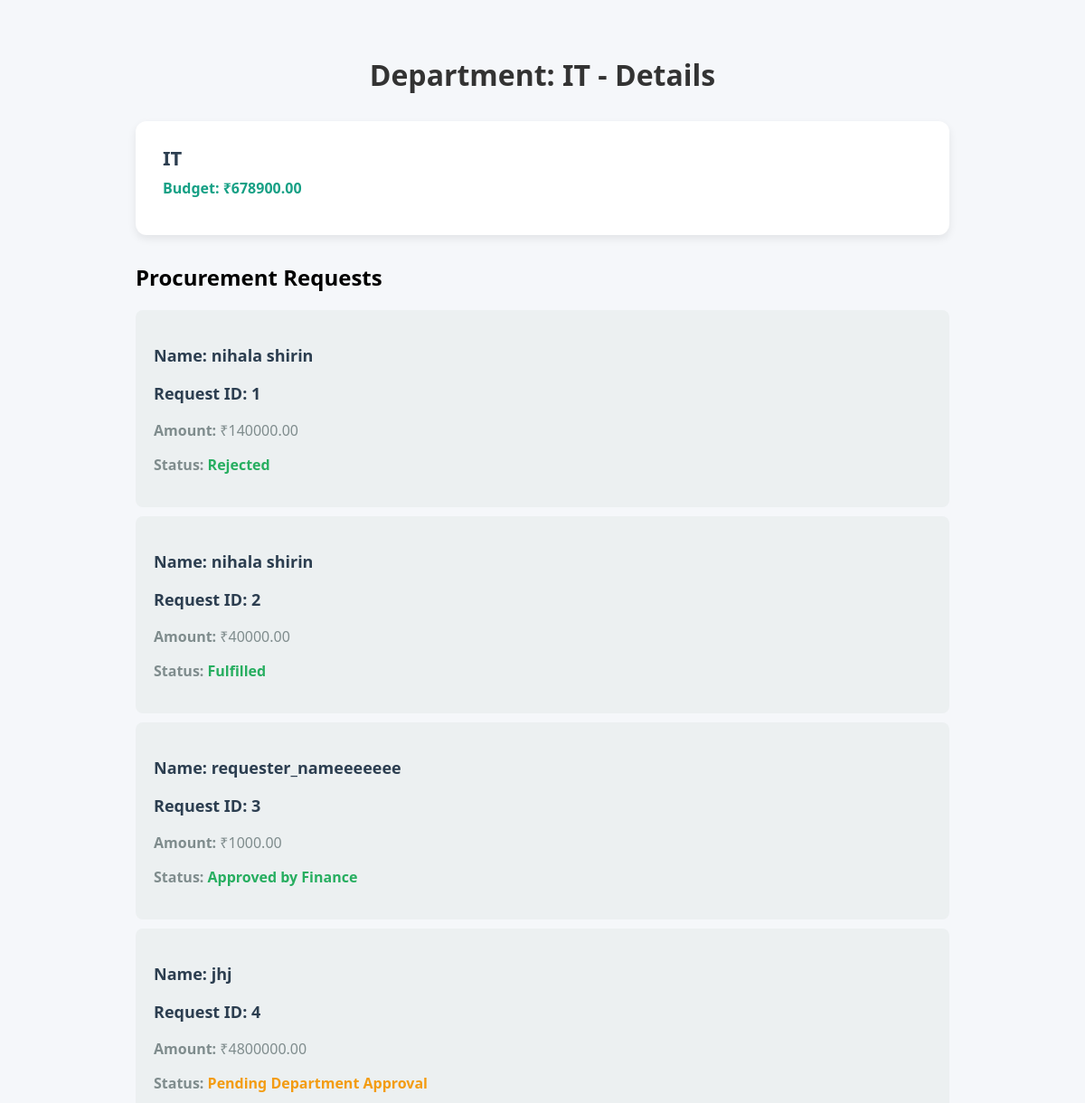
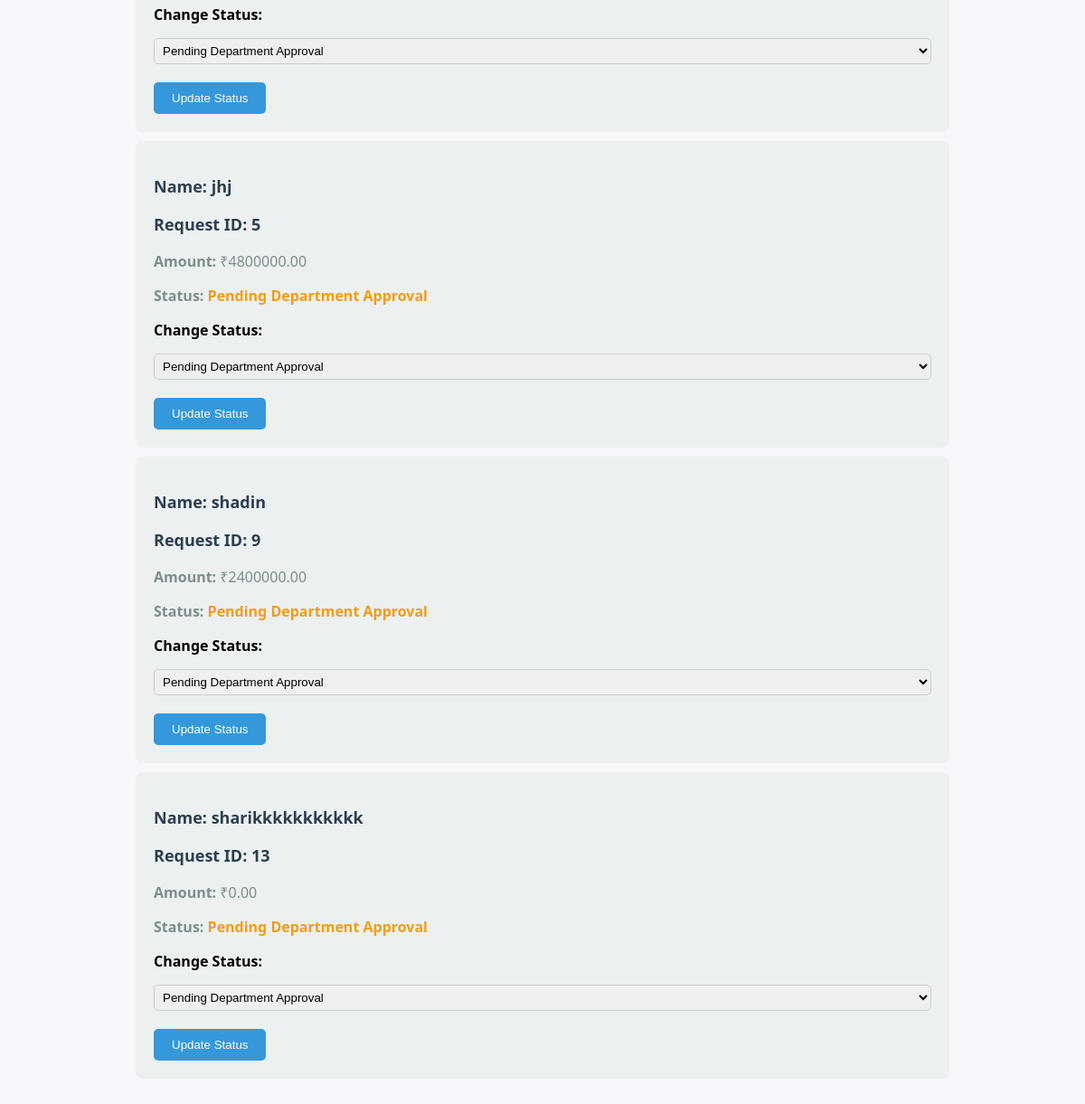
The page /department_details/2/ on the database as committed earlier (2 pictures, top to bottom).
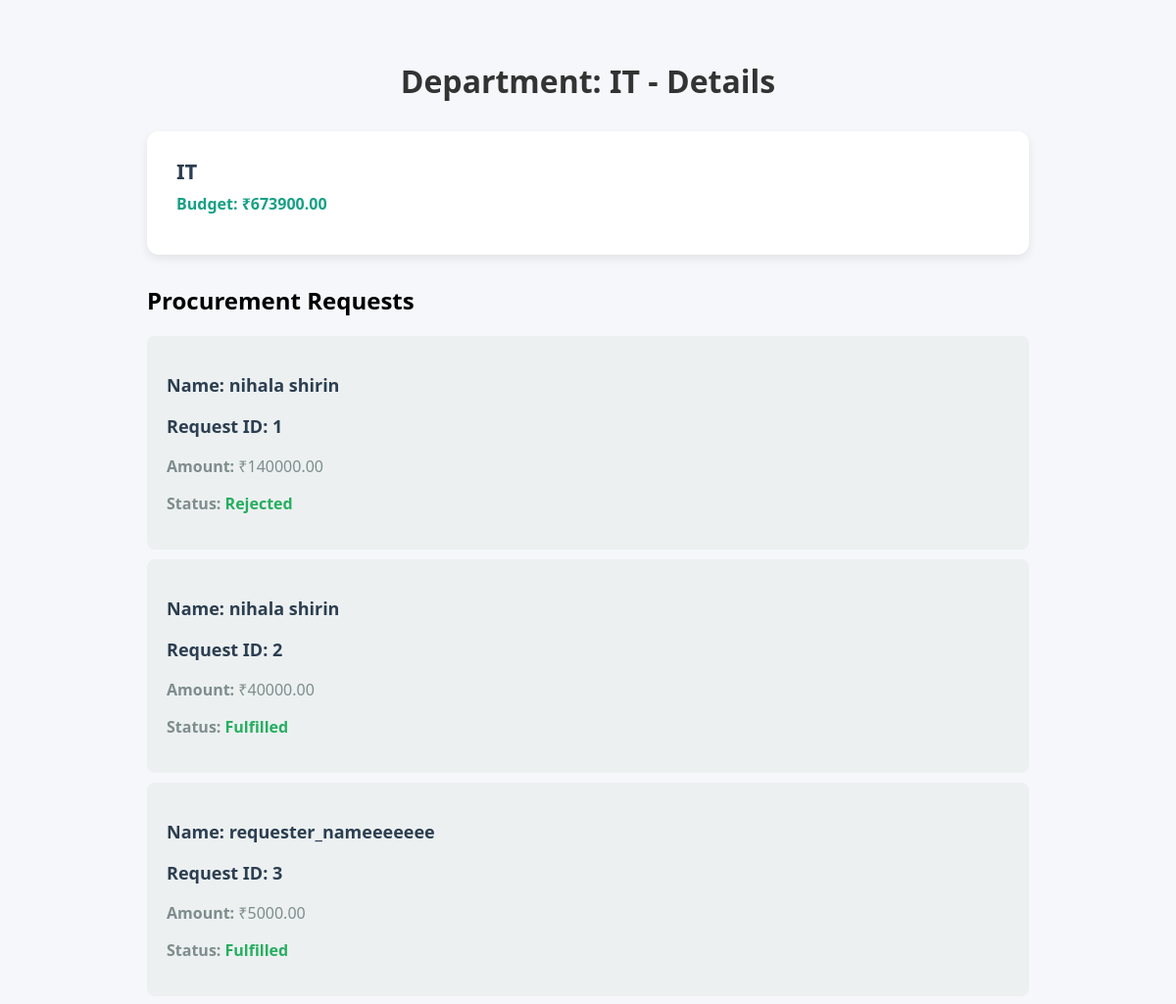
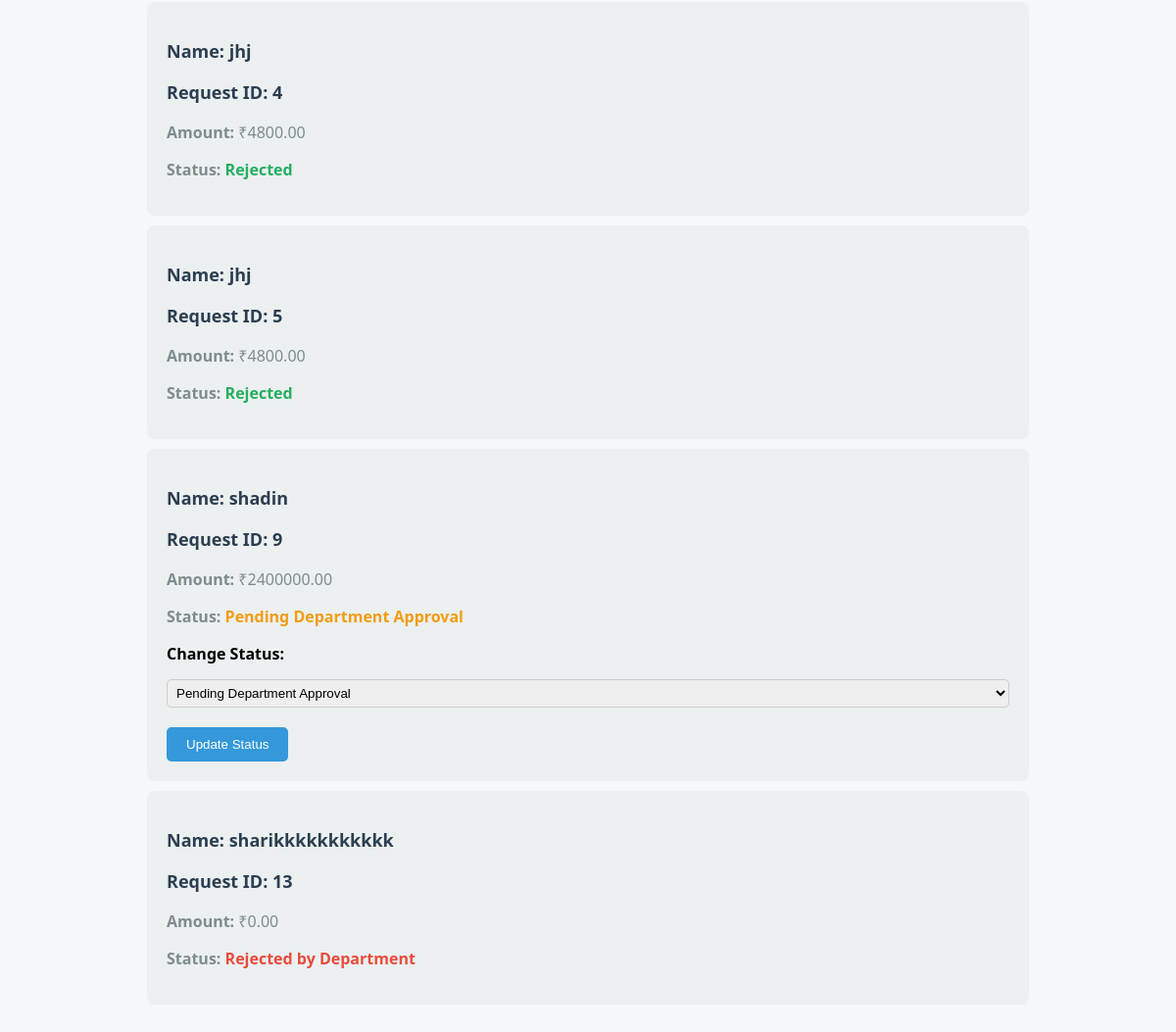
The same page on the database as committed later (2 pictures, top to bottom).
### core/models.py (models this page shows, shortened)
class Department(models.Model):
    name = models.CharField(max_length=100)
    budget = models.DecimalField(max_digits=12, decimal_places=2)

class ProcurementRequest(models.Model):
    requester = models.CharField(max_length=100)
    department = models.ForeignKey(Department, on_delete=models.CASCADE)
    category = models.CharField(max_length=50, choices=CATEGORY_CHOICES)
    it_equipment = models.ForeignKey(ITEquipmentDetails, on_delete=models.SET_NULL, null=True, blank=True)
    office_supply = models.ForeignKey(OfficeSupplyDetails, on_delete=models.SET_NULL, null=True, blank=True)
    quantity = models.IntegerField()
    total_cost = models.DecimalField(max_digits=12, decimal_places=2, blank=True)
    description = models.TextField(blank=True)
    status = models.CharField(max_length=50, choices=STATUS_CHOICES, default='Pending Department Approval')
    submitted_at = models.DateTimeField(auto_now_add=True)
    vendor = models.ForeignKey(Vendor, on_delete=models.CASCADE, null=True, blank=True)
    def __str__(self):
        return f"{self.requester} - {self.category} - {self.status}"

### core/views.py (the view)
# urls.py: path('department_details/<int:dep_id>/', views.department_details, name='department_details'),
def department_details(request, dep_id):
    department = Department.objects.filter(id = dep_id).first()
    if not department:
        raise Http404('Department not found')
    ProcurementRequest_request = ProcurementRequest.objects.filter(department=department)
    print(ProcurementRequest_request,'ssssssssssssssssssssssssss')
    context = {
        'department': department,
        'procurement_requests': ProcurementRequest_request
    }
    return render(request, 'department_details.html', context)

### core/templates/department_details.html (shortened to what this page needs)
<!DOCTYPE html>
<html lang="en">
<head>
</head>
<body>
    <h1>Department: {{ department.name }} - Details</h1>
    <div class="container">
        <div class="card">
            <h2>{{ department.name }}</h2>
            <p class="budget">Budget: ₹{{ department.budget }}</p>
        </div>
        <div class="procurement-requests">
            <h2>Procurement Requests</h2>
            {% if procurement_requests %}
                {% for request in procurement_requests %}
                    <div class="request-card">
                        <h3>Name: {{ request.requester }}</h3>
                        <h3>Request ID: {{ request.id }}</h3>
                        <p><strong>Amount:</strong> ₹{{ request.total_cost }}</p>
                        <p><strong>Status:</strong>
                            {% if request.status == 'Pending Department Approval' %}
                                <span class="status pending">{{ request.status }}</span>
                            {% elif request.status == 'Rejected by Department' %}
                                <span class="status rejected">{{ request.status }}</span>
                            {% elif request.status == 'Pending Finance Approval' %}
                                <span class="status pending">{{ request.status }}</span>
                            {% else %}
                                <span class="status approved">{{ request.status }}</span>
                            {% endif %}
                        </p>
                        {% if request.status == 'Pending Department Approval' %}
                            <form method="POST" class="status-form" data-id="{{ request.id }}">
                                <label for="status">Change Status:</label>
                                <select name="status" class="status-select" required>
                                    <option value="Pending Department Approval" selected>Pending Department Approval</option>
                                </select>
                                <button type="submit">Update Status</button>
                            </form>
                        {% endif %}
                    </div>
                {% endfor %}
            {% else %}
                <p>No procurement requests found for this department.</p>
            {% endif %}
        </div>
    </div>
</body>
</html>

Rows that differ between the two databases and show on the page:
changed Department "IT": budget "678900.00" → "673900.00"
changed ProcurementRequest "requester_nameeeeeee": total_cost "1000.00" → "5000.00"; status "Approved by Finance" → "Fulfilled"
changed ProcurementRequest id 4: total_cost "4800000.00" → "4800.00"; status "Pending Department Approval" → "Rejected"; status "Pending Department Approval" → (not shown)
changed ProcurementRequest id 5: total_cost "4800000.00" → "4800.00"; status "Pending Department Approval" → "Rejected"; status "Pending Department Approval" → (not shown)
changed ProcurementRequest "sharikkkkkkkkkkk": status "Pending Department Approval" → "Rejected by Department"; status "Pending Department Approval" → (not shown)
